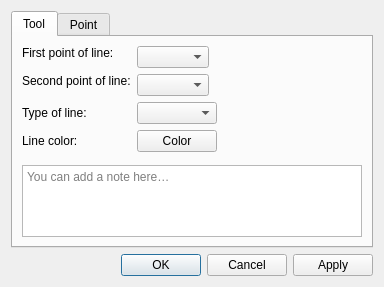
<?xml version="1.0" encoding="UTF-8"?>
<ui version="4.0">
 <class>DialogHeight</class>
 <widget class="QDialog" name="DialogHeight">
  <property name="geometry">
   <rect>
    <x>0</x>
    <y>0</y>
    <width>384</width>
    <height>281</height>
   </rect>
  </property>
  <property name="windowTitle">
   <string>Perpendicular point along line</string>
  </property>
  <property name="windowIcon">
   <iconset resource="../../../vmisc/share/resources/icon.qrc">
    <normaloff>:/icon/64x64/icon64x64.png</normaloff>:/icon/64x64/icon64x64.png</iconset>
  </property>
  <property name="locale">
   <locale language="English" country="UnitedStates"/>
  </property>
  <layout class="QVBoxLayout" name="verticalLayout">
   <item>
    <widget class="QTabWidget" name="tabWidget">
     <property name="currentIndex">
      <number>0</number>
     </property>
     <widget class="QWidget" name="tab">
      <attribute name="title">
       <string>Tool</string>
      </attribute>
      <layout class="QFormLayout" name="formLayout_2">
       <property name="fieldGrowthPolicy">
        <enum>QFormLayout::ExpandingFieldsGrow</enum>
       </property>
       <item row="0" column="0">
        <widget class="QLabel" name="labelFirstLinePoint">
         <property name="sizePolicy">
          <sizepolicy hsizetype="Fixed" vsizetype="Fixed">
           <horstretch>0</horstretch>
           <verstretch>0</verstretch>
          </sizepolicy>
         </property>
         <property name="text">
          <string>First point of line:</string>
         </property>
        </widget>
       </item>
       <item row="0" column="1">
        <widget class="QComboBox" name="comboBoxP1Line"/>
       </item>
       <item row="1" column="0">
        <widget class="QLabel" name="labelSecondLinePoint">
         <property name="sizePolicy">
          <sizepolicy hsizetype="Fixed" vsizetype="Fixed">
           <horstretch>0</horstretch>
           <verstretch>0</verstretch>
          </sizepolicy>
         </property>
         <property name="text">
          <string>Second point of line:</string>
         </property>
        </widget>
       </item>
       <item row="1" column="1">
        <widget class="QComboBox" name="comboBoxP2Line"/>
       </item>
       <item row="2" column="0">
        <widget class="QLabel" name="label_7">
         <property name="text">
          <string>Type of line:</string>
         </property>
        </widget>
       </item>
       <item row="2" column="1">
        <widget class="QComboBox" name="comboBoxLineType">
         <property name="minimumSize">
          <size>
           <width>80</width>
           <height>0</height>
          </size>
         </property>
         <property name="maximumSize">
          <size>
           <width>110</width>
           <height>16777215</height>
          </size>
         </property>
         <property name="iconSize">
          <size>
           <width>80</width>
           <height>14</height>
          </size>
         </property>
        </widget>
       </item>
       <item row="3" column="0">
        <widget class="QLabel" name="label">
         <property name="text">
          <string>Line color:</string>
         </property>
        </widget>
       </item>
       <item row="3" column="1">
        <widget class="VPE::QtColorPicker" name="pushButtonLineColor">
         <property name="text">
          <string notr="true">Color</string>
         </property>
        </widget>
       </item>
       <item row="5" column="0" colspan="2">
        <layout class="QVBoxLayout" name="notesAreaLayout">
         <item>
          <layout class="QHBoxLayout" name="notesSeparatorLayout">
           <property name="leftMargin"><number>33</number></property>
           <property name="rightMargin"><number>33</number></property>
           <item>
            <widget class="QFrame" name="notesSeparator">
             <property name="minimumSize"><size><width>0</width><height>1</height></size></property>
             <property name="maximumSize"><size><width>16777215</width><height>1</height></size></property>
            </widget>
           </item>
          </layout>
         </item>
         <item>
          <widget class="QPlainTextEdit" name="plainTextEditToolNotes">
           <property name="placeholderText"><string>You can add a note here…</string></property>
           <property name="maximumSize"><size><width>16777215</width><height>100</height></size></property>
          </widget>
         </item>
        </layout>
       </item>
      </layout>
     </widget>
     <widget class="QWidget" name="tab_2">
      <attribute name="title">
       <string>Point</string>
      </attribute>
      <layout class="QFormLayout" name="formLayoutPoint">
       <property name="fieldGrowthPolicy">
        <enum>QFormLayout::ExpandingFieldsGrow</enum>
       </property>
       <item row="0" column="0">
        <widget class="QLabel" name="labelEditNamePoint">
         <property name="sizePolicy">
          <sizepolicy hsizetype="Fixed" vsizetype="Fixed">
           <horstretch>0</horstretch>
           <verstretch>0</verstretch>
          </sizepolicy>
         </property>
         <property name="text">
          <string>Point name:</string>
         </property>
        </widget>
       </item>
       <item row="0" column="1">
        <widget class="QLineEdit" name="lineEditNamePoint">
         <property name="toolTip">
          <string>Unique label</string>
         </property>
         <property name="placeholderText">
          <string>Choose unique label.</string>
         </property>
        </widget>
       </item>
      </layout>
     </widget>
    </widget>
   </item>
   <item>
    <widget class="QDialogButtonBox" name="buttonBox">
     <property name="orientation">
      <enum>Qt::Horizontal</enum>
     </property>
     <property name="standardButtons">
      <set>QDialogButtonBox::Apply|QDialogButtonBox::Cancel|QDialogButtonBox::Ok</set>
     </property>
    </widget>
   </item>
  </layout>
 </widget>
 <customwidgets>
  <customwidget>
   <class>VPE::QtColorPicker</class>
   <extends>QPushButton</extends>
   <header>../vpropertyexplorer/qtcolorpicker.h</header>
  </customwidget>
 </customwidgets>
 <tabstops>
  <tabstop>buttonBox</tabstop>
 </tabstops>
 <resources>
  <include location="../../../vmisc/share/resources/icon.qrc"/>
 </resources>
 <connections>
  <connection>
   <sender>buttonBox</sender>
   <signal>accepted()</signal>
   <receiver>DialogHeight</receiver>
   <slot>accept()</slot>
   <hints>
    <hint type="sourcelabel">
     <x>248</x>
     <y>254</y>
    </hint>
    <hint type="destinationlabel">
     <x>157</x>
     <y>274</y>
    </hint>
   </hints>
  </connection>
  <connection>
   <sender>buttonBox</sender>
   <signal>rejected()</signal>
   <receiver>DialogHeight</receiver>
   <slot>reject()</slot>
   <hints>
    <hint type="sourcelabel">
     <x>316</x>
     <y>260</y>
    </hint>
    <hint type="destinationlabel">
     <x>286</x>
     <y>274</y>
    </hint>
   </hints>
  </connection>
 </connections>
</ui>
